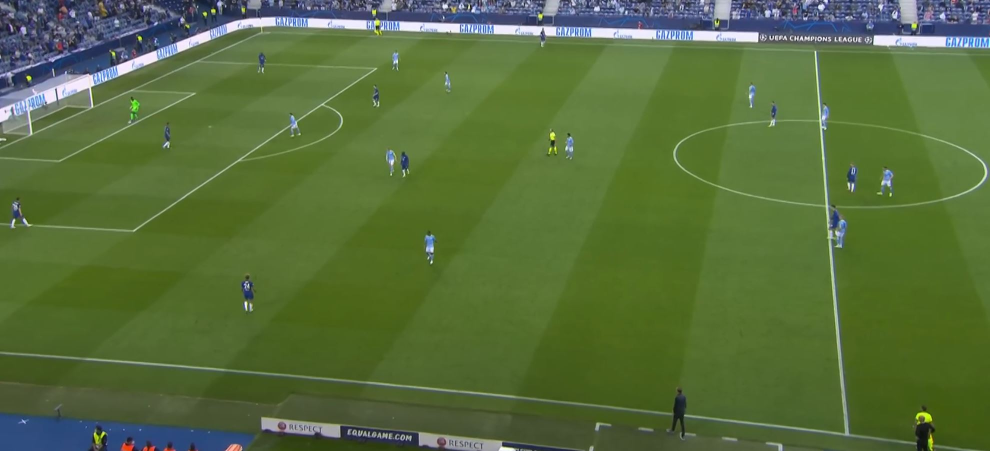
#> input picture media/test.jpg, 1980 x 902 px (shown at 1/2 size)
$ python -i classifier.py   (imports and definitions only)   (older library calls are emulated)
#> lines starting #> are read from the running program, lines starting #| are printed output that depends on the picture; after the words box and inside, x2 and y2 are one past the last pixel; in counts of white or black regions, pixels touching at a corner belong together
#> further down, picture is the input picture: shape (902, 1980, 3); mean B, G, R 60.3, 109.8, 86.9
import numpy as np
import cv2
from sklearn.cluster import MiniBatchKMeans, DBSCAN
from matplotlib import pyplot as plt

COLORS =  {
    0 : (0, 222, 255),
    1 : (255, 171, 0),
    2 : (0, 0, 0),
    3 : (230, 255, 0),
    4 : (12, 96, 117)
}

Detected = {
    0 : None,
    1 : None,
    2 : None,
    3 : None,
    4 : None,
    5 : None,
    6 : None
}

def remove_background(imagen):
    hsv = cv2.cvtColor(np.copy(imagen), cv2.COLOR_BGR2HSV)
#> hsv: shape (902, 1980, 3); mean H, S, V 51.7, 136.9, 113.9
    mask = cv2.inRange(hsv, (36, 25, 25), (86, 255,255))
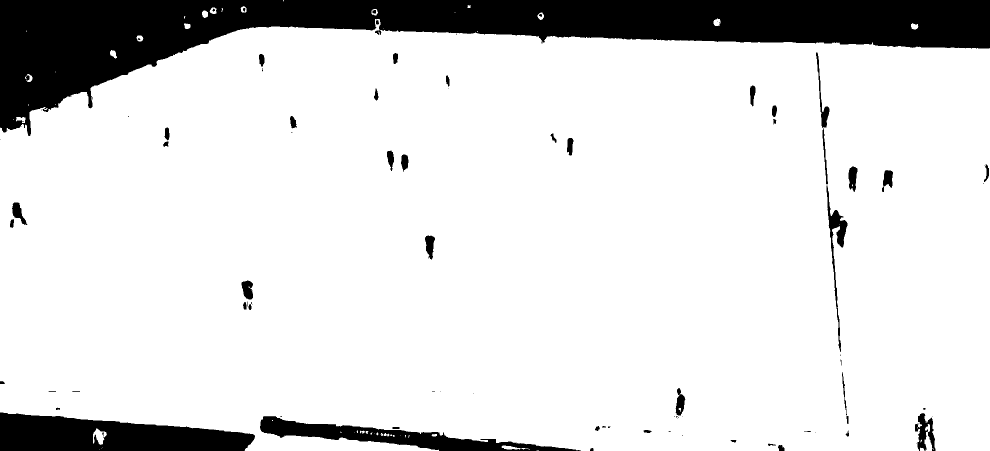
#> mask: shape (902, 1980) (shown at 1/2 size); 86.4% white; 93 black regions (42 under 20 px), largest, box (x1, y1, x2, y2) and area: (0, 0, 1980, 272) 186984, (0, 825, 510, 902) 27957, (520, 832, 1162, 902) 14480
    imask = mask==0
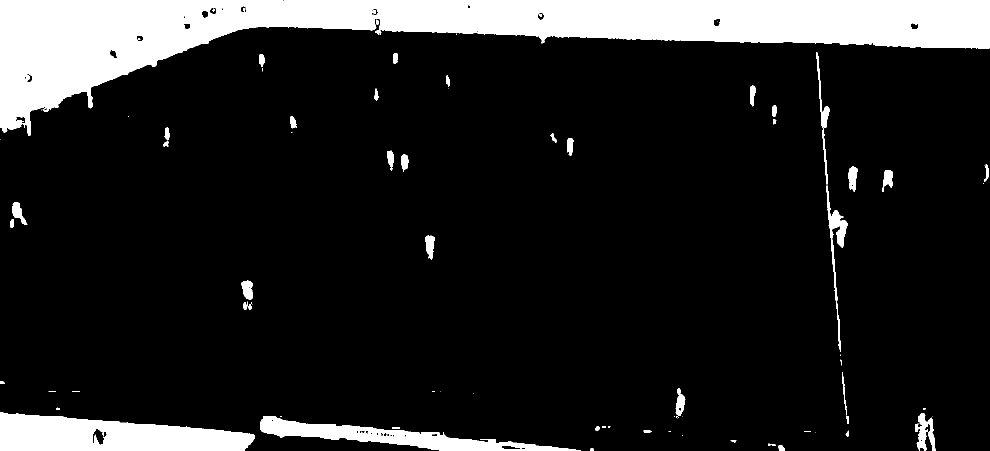
#> imask: shape (902, 1980) bool (shown at 1/2 size); 13.6% white; 93 white regions (42 under 20 px), largest, box (x1, y1, x2, y2) and area: (0, 0, 1980, 272) 186984, (0, 825, 510, 902) 27957, (520, 832, 1162, 902) 14480
    m = imask.astype("uint8")
    target = cv2.bitwise_and(imagen, imagen, mask=m)
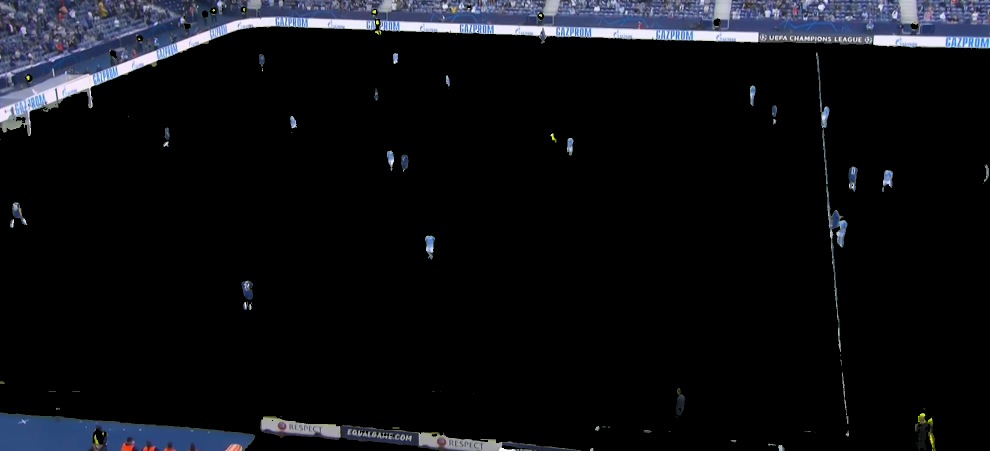
#> target: shape (902, 1980, 3) (shown at 1/2 size); mean B, G, R 18.6, 14.6, 13.3
    return target

def quantize(img, clusters):
    dominant_color = (0, 0, 0)
    h, w = img.shape[:2]
    image = cv2.cvtColor(img, cv2.COLOR_BGR2LAB)
    image = image.reshape((image.shape[0] * image.shape[1], 3))
    clf = MiniBatchKMeans(n_clusters=clusters)
    labels = clf.fit_predict(image)
    centers =  clf.cluster_centers_.astype("uint8")
    colors = cv2.cvtColor(np.array([centers]), cv2.COLOR_LAB2RGB)[0]
    for color in colors:
        if color[0] > 3 and color[1] > 3 and color[2] > 3:
            dominant_color = color
    #cs, rep = np.unique(labels, return_counts=True)
    quantized = centers[labels]
    quantized = quantized.reshape((h, w, 3))
    quantized = cv2.cvtColor(quantized, cv2.COLOR_LAB2RGB, cv2.CV_8U)
    return quantized, dominant_color

def classify(players, puntos):
    colors = []
    for player in players:
        jug = np.copy(player)
        jug = remove_background(jug)
        jug = jug[int(jug.shape[0]*0.05):int(jug.shape[0]*0.6), :]
        quantized, dom_color = quantize(jug, clusters=2)
        colors.append(dom_color)
    clf = DBSCAN(eps=30, min_samples=0)
    labels = clf.fit_predict(colors)
    for i in range(0, len(labels)):
        clase = labels[i]
        if clase > 4:
            clase = 0
        #puntos[i].append(COLORS[clase])
        color = (int(colors[i][0]), int(colors[i][1]), int(colors[i][2]))
        puntos[i].append(color)

>>> import cv2
>>> picture = cv2.imread('../media/test.jpg')
>>> result = remove_background(picture)

$ run again, on media/cap.jpg
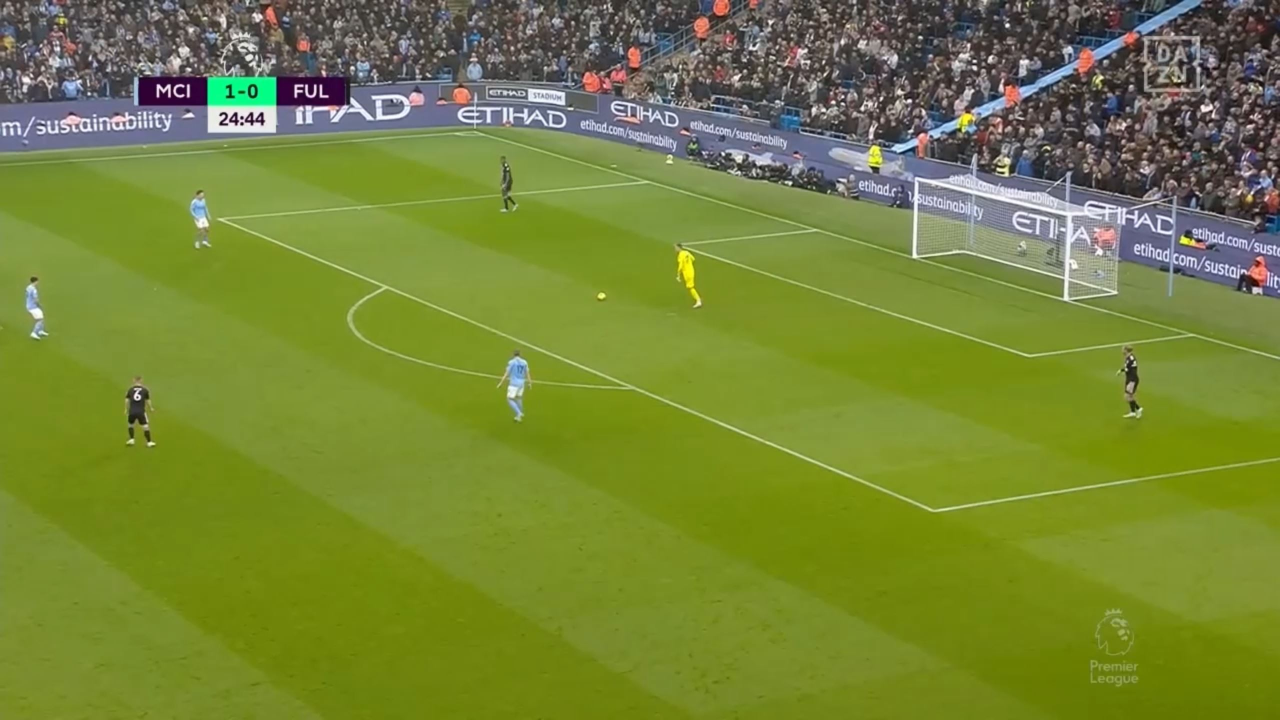
#> input picture media/cap.jpg, 2560 x 1440 px (shown at 1/2 size)
#> picture is the input picture: shape (1440, 2560, 3); mean B, G, R 55.5, 132.3, 117.3
#> hsv: shape (1440, 2560, 3); mean H, S, V 47.4, 152.3, 135.8
#> in remove_background, `mask = cv2.inRange(hsv, (36, 25, 25), (86, 255,255))`:
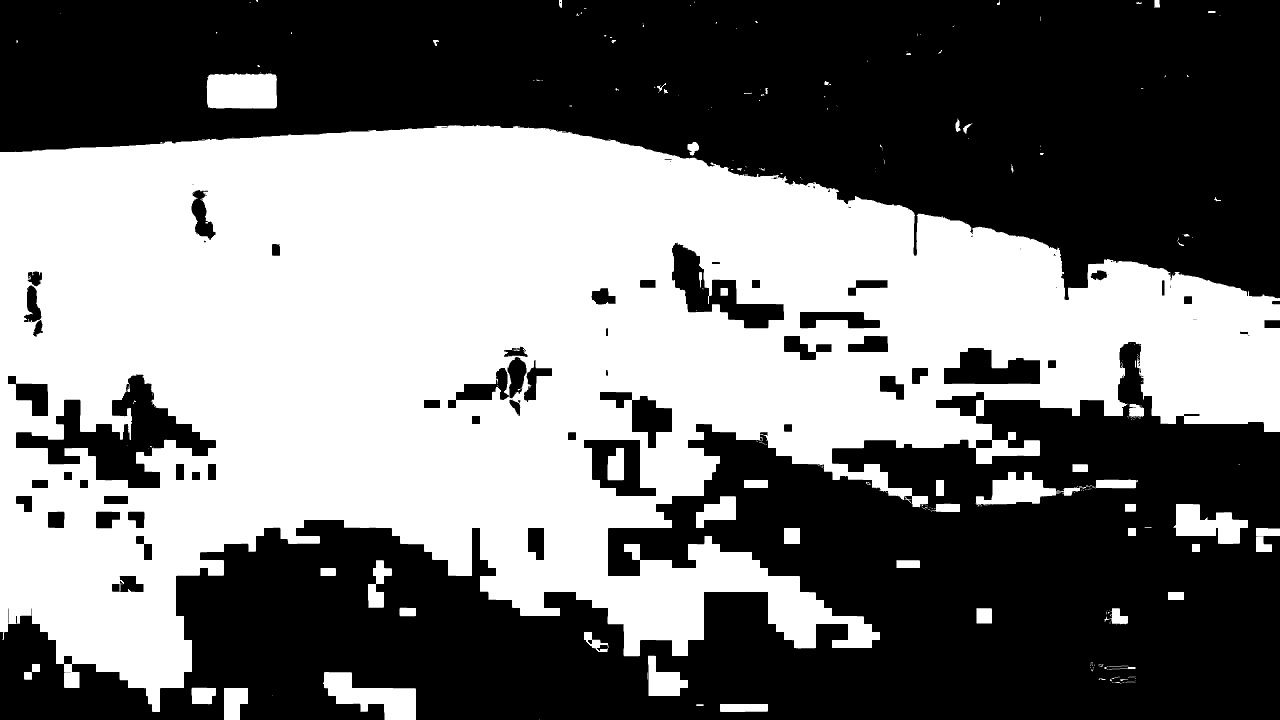
#> mask: shape (1440, 2560) (shown at 1/2 size); 46.3% white; 266 white regions (196 under 20 px), largest, box (x1, y1, x2, y2) and area: (0, 250, 2560, 1424) 1642569, (413, 146, 554, 217) 9464, (646, 1344, 832, 1440) 9386
#> in remove_background, `target = cv2.bitwise_and(imagen, imagen, mask=m)`:
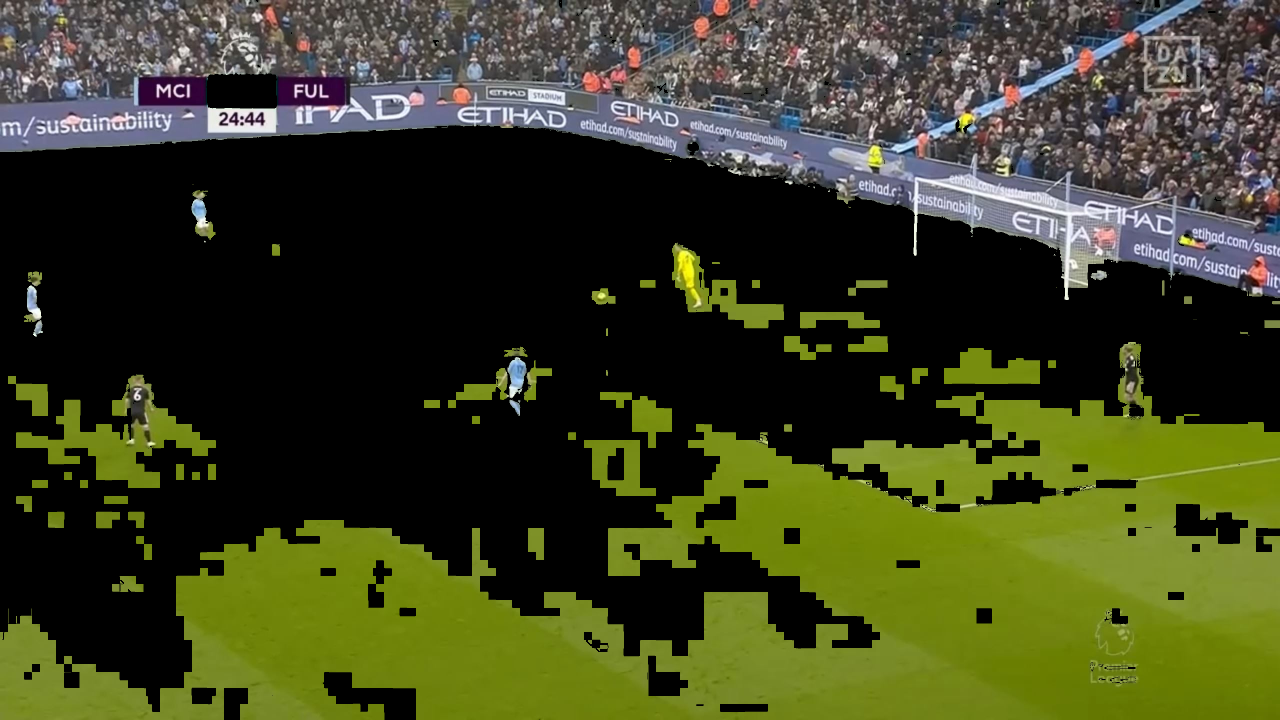
#> target: shape (1440, 2560, 3) (shown at 1/2 size); mean B, G, R 33, 64.5, 60.1

$ run again, on media/cap1.JPG
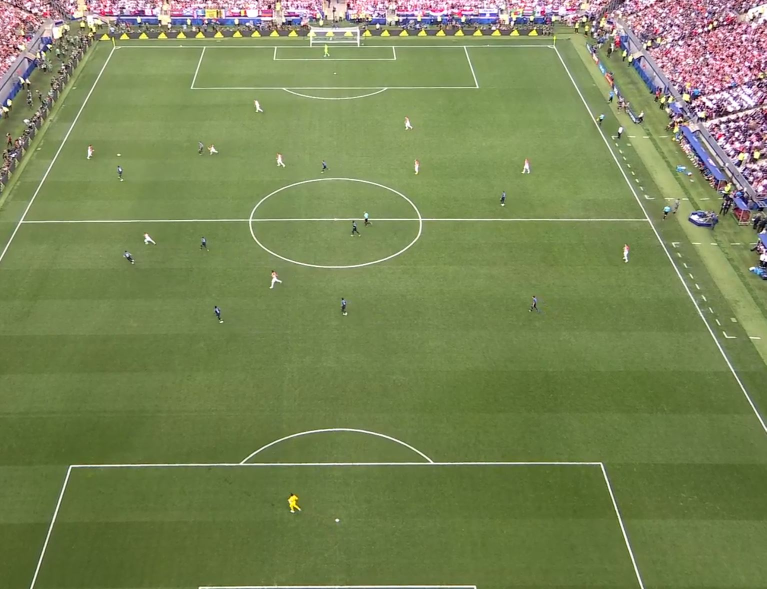
#> input picture media/cap1.JPG, 1533 x 1178 px (shown at 1/2 size)
#> picture is the input picture: shape (1178, 1533, 3); mean B, G, R 86.4, 133.7, 120.8
#> hsv: shape (1178, 1533, 3); mean H, S, V 48.5, 103.1, 137.4
#> in remove_background, `mask = cv2.inRange(hsv, (36, 25, 25), (86, 255,255))`:
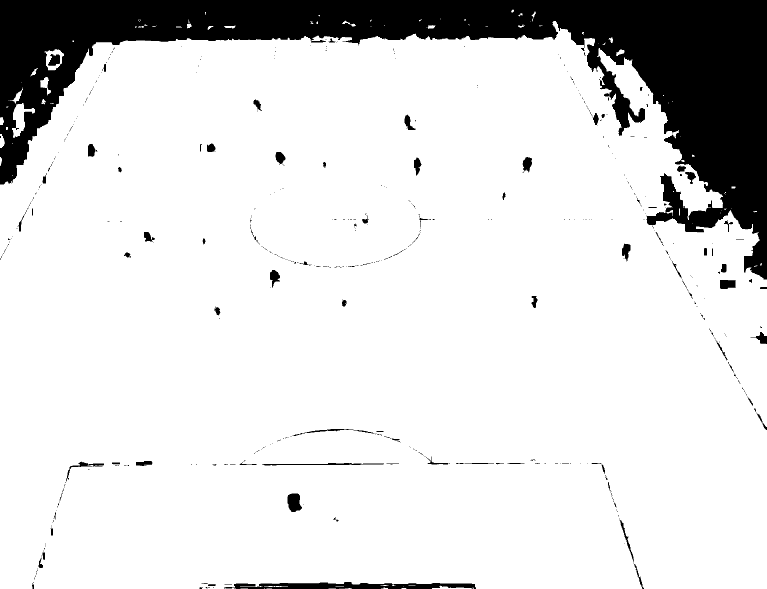
#> mask: shape (1178, 1533) (shown at 1/2 size); 86.2% white; 493 black regions (410 under 20 px), largest, box (x1, y1, x2, y2) and area: (0, 0, 1533, 558) 231318, (448, 1164, 952, 1178) 4772, (575, 987, 604, 1024) 828
#> in remove_background, `target = cv2.bitwise_and(imagen, imagen, mask=m)`:
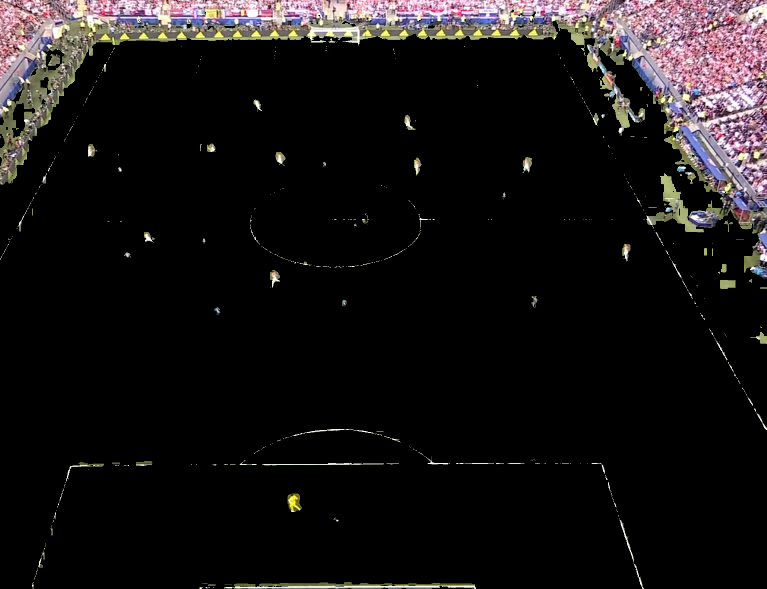
#> target: shape (1178, 1533, 3) (shown at 1/2 size); mean B, G, R 20.4, 20.1, 22.9
